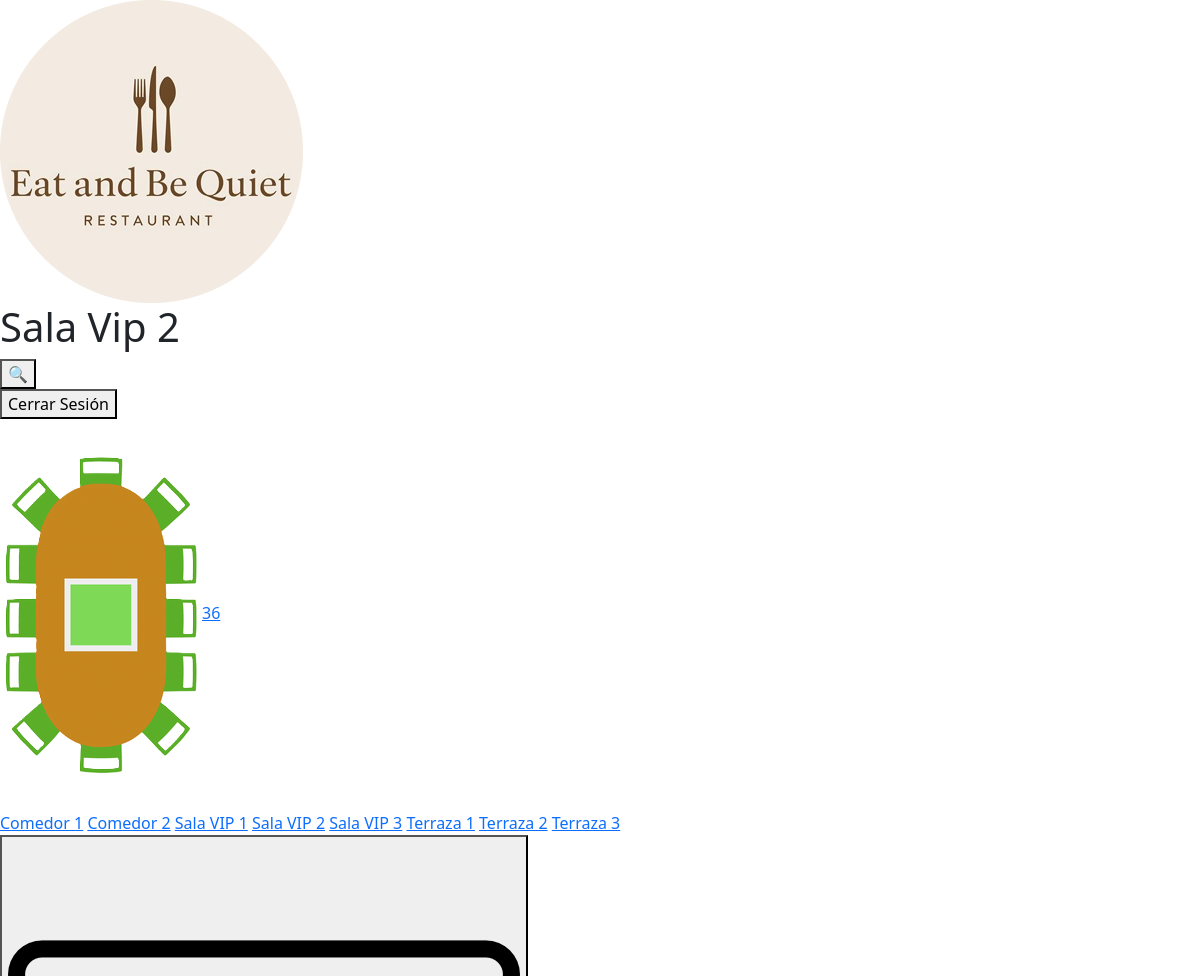
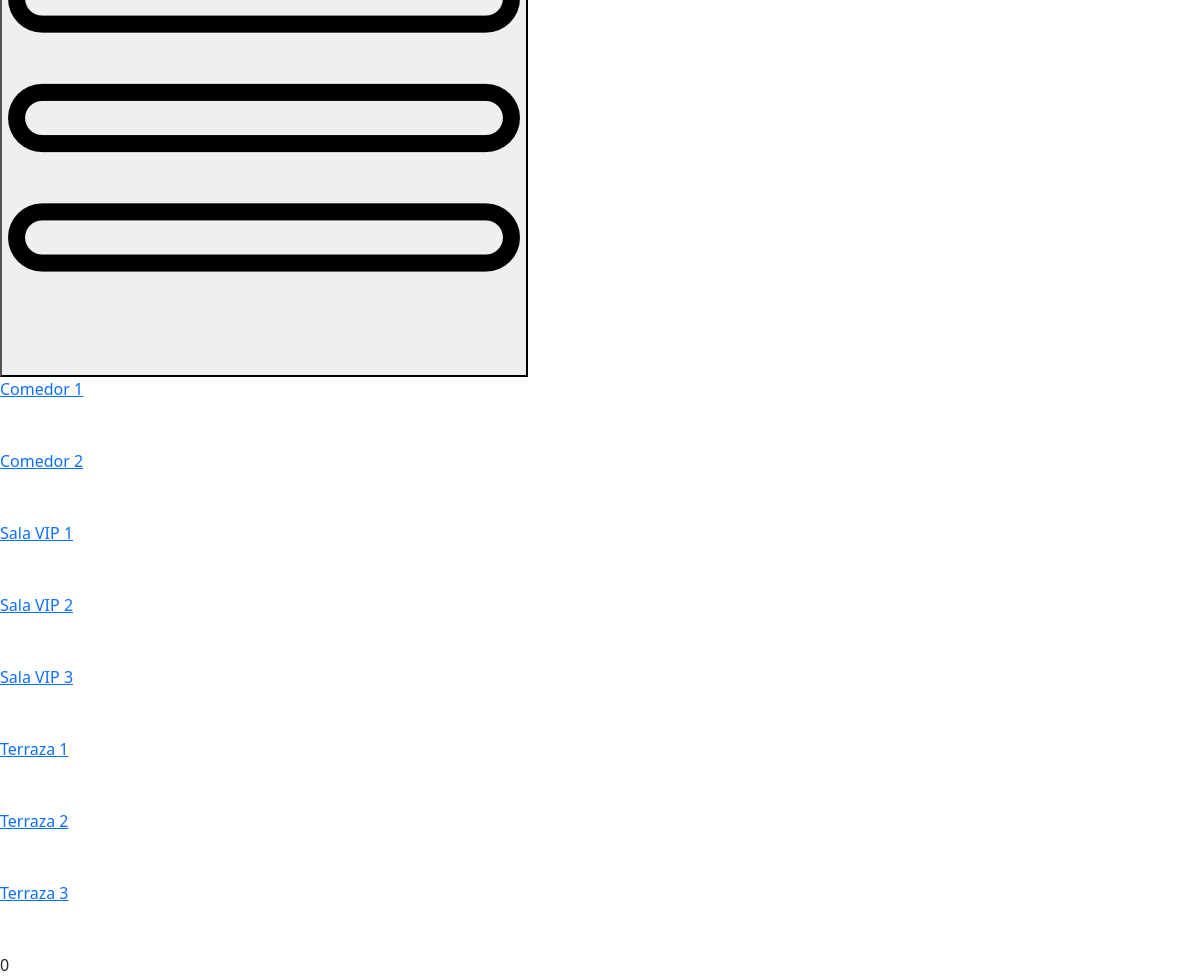
The app's page /view/sala-vip-2.php (signed in) with its own data (2 pictures, top to bottom).
### tables this page shows
CREATE TABLE IF NOT EXISTS tbl_mesas (
    id_mesa INT AUTO_INCREMENT PRIMARY KEY,
    id_sala INT NOT NULL,
    num_sillas INT NOT NULL,
    estado ENUM('libre','ocupada') DEFAULT 'libre',
    tipo_mesa ENUM('cuadrada','rectangular','redonda','especial') NOT NULL
);

### view/sala-vip-2.php (the view, shortened to what this page needs)
<!DOCTYPE html>
<html lang="en">
<head>
    <link href="https://cdn.jsdelivr.net/npm/bootstrap@5.3.8/dist/css/bootstrap.min.css" rel="stylesheet">
    <link rel="stylesheet/less" type="text/css" href="../estilos/estilos_salas.less" />
</head>
<body class="vip">
    <div class="header">
        <img src="../media/Logo.png" alt="No se ha podido cargar la imagen">
        <h1>Sala Vip 2</h1>
        <div>
            <form action="historial.php" method="get">
                <button type="submit" class="btn-buscar">&#128269;</button>
            </form>
            <form action="./logout.php" method="post">
                <button type="submit" class="btn-cerrar-sesion">Cerrar Sesión</button>
            </form>
        </div>
    </div>
    <div class="content">
        <div class="section-3 vip">
            <?php
                include_once "../conexion/conexion.php";
                try {
                    $sql3 = "SELECT * FROM tbl_mesas WHERE id_sala = 4 AND tipo_mesa = 'especial'";
                    $stmt3 = $conn->query($sql3);
                    $resultados3 = $stmt3->fetchAll(PDO::FETCH_ASSOC);
                    $i = 1;
                    foreach($resultados3 as $mesa){
                        echo '<div class="mesa">';
                        echo '<form action="../index.php" method="POST">';
                        echo '<img src="../media/'. $mesa['tipo_mesa'] . '_' . $mesa['estado'] . '.png" alt="No se ha podido cargar la imagen" class="mesa-svg">';
                        if($mesa['estado'] == "ocupada"){
                            echo '<a class="btn-mesa libre" id="' . $mesa['id_mesa'] . '" name="' . $mesa['id_sala'] . '">' . $mesa['id_mesa'] . '</a>';
                        } else if($mesa['estado'] == "libre"){
                            echo '<a class="btn-mesa ocupada" id="' . $mesa['id_mesa'] . '" name="' . $mesa['id_sala'] . '">' . $mesa['id_mesa'] . '</a>';
                        }
                        echo '</form>';
                        echo '</div>';
                        $i++;
                        if($i > 1){
                            break;
                        }
                    }
                } catch (PDOException $e) {
                    echo "Error: " . $e->getMessage();
                }
                ?>
        </div>
    </div>
    <div class="footer">
        <a href="./sala.php">Comedor 1</a>
        <a href="./sala-2.php">Comedor 2</a>
        <a href="./sala-vip-1.php">Sala VIP 1</a>
        <a href="./sala-vip-2.php">Sala VIP 2</a>
        <a href="./sala-vip-3.php">Sala VIP 3</a>
        <a href="./sala-terraza-1.php">Terraza 1</a>
        <a href="./sala-terraza-2.php">Terraza 2</a>
        <a href="./sala-terraza-3.php">Terraza 3</a>
    </div>
    <div class="footer-2" id="footer-2">
        <button class="btn-desplegable" id="btn-desplegable"><img src="../media/menu.png" alt=""></button>
        <div class="desplegable" id="desplegable">
            <div>
                <a href="./sala.php">Comedor 1</a><br><br><br>
                <a href="./sala-2.php">Comedor 2</a><br><br><br>
                <a href="./sala-vip-1.php">Sala VIP 1</a><br><br><br>
                <a href="./sala-vip-2.php">Sala VIP 2</a><br><br><br>
            </div>
            <div>
                <a href="./sala-vip-3.php">Sala VIP 3</a><br><br><br>
                <a href="./sala-terraza-1.php">Terraza 1</a><br><br><br>
                <a href="./sala-terraza-2.php">Terraza 2</a><br><br><br>
                <a href="./sala-terraza-3.php">Terraza 3</a><br><br><br>
            </div>
        </div>
    </div>
      <div class="contador-ocupadas">
    <?php
        $ocupadas_count = 0;
        echo $ocupadas_count;
    ?>
</div>
</body>
</html>

### records on screen
tbl_mesas: tipo_mesa+estado (picture), id_mesa "36"

### other values on screen
$ocupadas_count "0"
